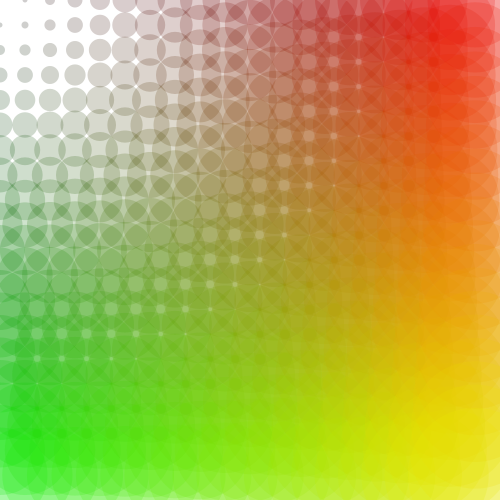
Frame 1 (no input)
Frame 60 (the mouse pressed at the canvas centre just before this capture): identical to frame 1, image omitted
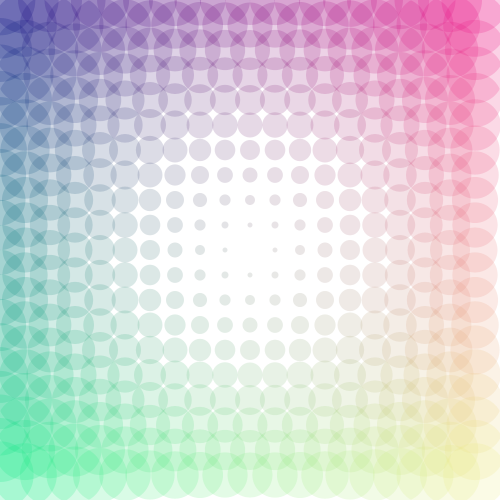
Frame 120 (the mouse held since frame 60 and released just before this capture)

The Processing sketch that drew these frames (run headless with seeded random() and noise(); from frame 60 on, the mouse is pressed at the canvas centre):

// Processing sketch: W7_Project
// ── W7_Project.pde
void setup() { 
  size(500, 500); 
  noStroke();
  noCursor();
}
void draw () {
  background(255);
  for (int x = 0; x < width; x+=(width/20)) {
    for (int y =0; y < height; y+=(height/20)) {
      fill((x/2), (y/2), (mouseX+mouseY)/4, 50);
      ellipse(x, y, dist(x, y, mouseX, mouseY)/5, dist(x, y, mouseX, mouseY)/5);
    }
  }
}
